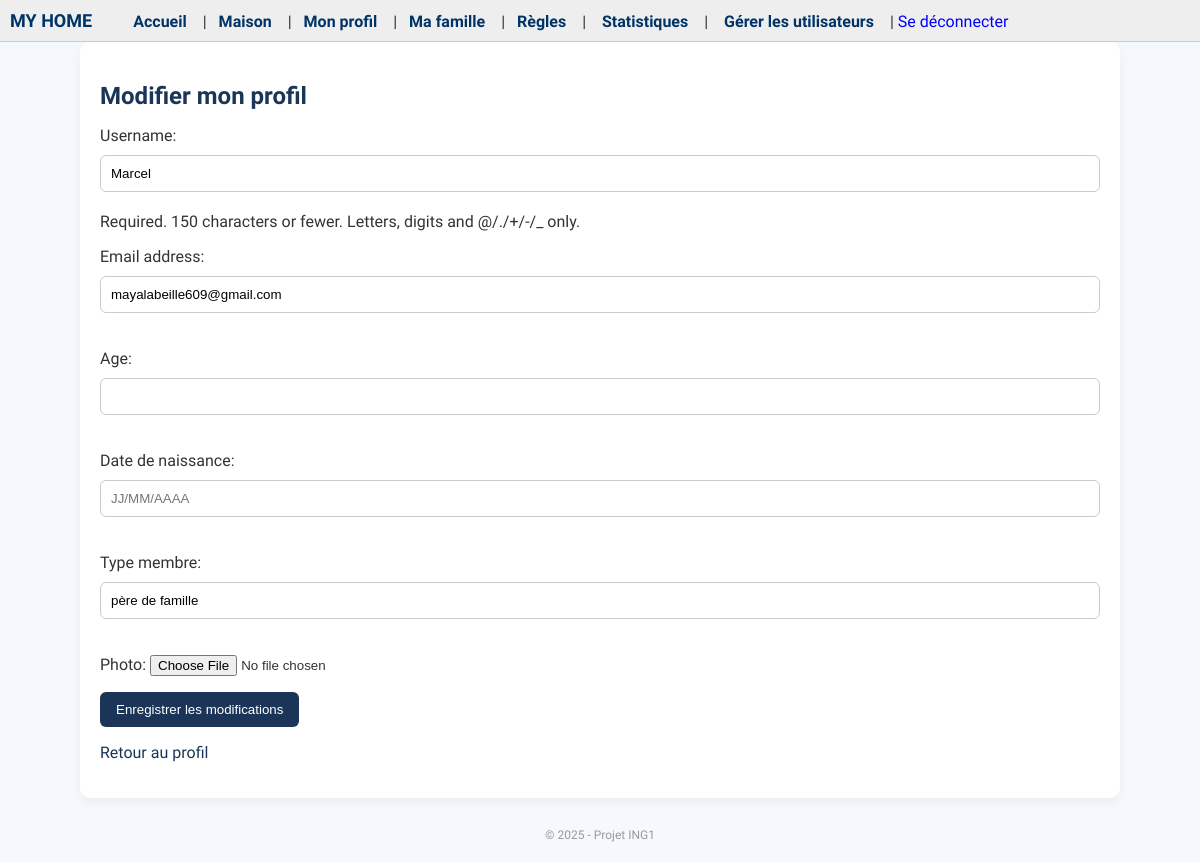
The page /modifier-profil/ (signed in) on the database as committed earlier.
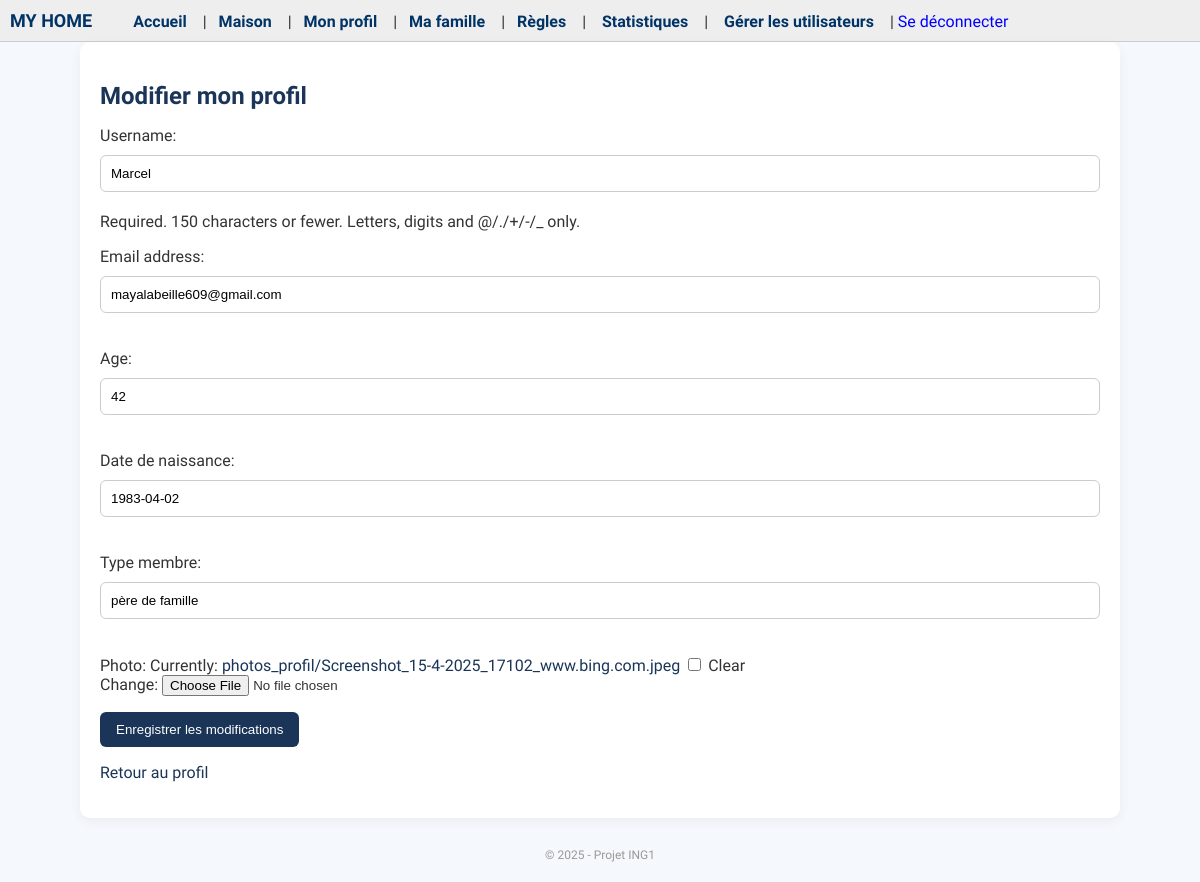
The same page on the database as committed later.
### users/models.py (models this page shows, shortened)
class User(AbstractUser):
    age = models.IntegerField(null=True, blank=True)
    birth_date = models.DateField(null=True, blank=True)
    type_membre = models.CharField(max_length=50, null=True, blank=True)
    niveau = models.CharField(max_length=15, default="débutant")
    points = models.FloatField(default=0.0)
    photo = models.ImageField(upload_to='photos_profil/', null=True, blank=True)  #
    est_valide = models.BooleanField(default=False)

### users/views.py (the view)
# urls.py: path('modifier-profil/', modifier_profil_view, name='modifier_profil'),
@login_required
def modifier_profil_view(request):
    utilisateur = request.user
    form = RegisterForm(request.POST or None, request.FILES or None, instance=utilisateur)
    if request.method == 'POST' and form.is_valid():
        form.save()
        messages.success(request, "Votre profil a bien été mis à jour.")
        return redirect('profil')
    return render(request, 'modifier_profil.html', {'form': form})

### users/forms.py
class RegisterForm(UserCreationForm):
    class Meta:
        model = User
        fields = [
            'username',
            'email',
            'age',
            'birth_date',
            'type_membre',
            'photo',
            'password1',
            'password2',
        ]
        labels = {
            'username': 'Pseudonyme',
            'email': 'Adresse e-mail',
            'age': 'Âge',
            'birth_date': 'Date de naissance',
            'type_membre': 'Type de membre',
            'photo': 'Photo de profil',
            'password1': 'Mot de passe',
            'password2': 'Confirmation du mot de passe',
        }

### templates/modifier_profil.html (shortened to what this page needs)
{% extends 'base.html' %}
{% block content %}
  <h2>Modifier mon profil</h2>
  <form method="POST" enctype="multipart/form-data">
    {{ form.as_p }}
    <button type="submit">Enregistrer les modifications</button>
  </form>
  <p><a href="{% url 'profil' %}">Retour au profil</a></p>
{% endblock %}

Rows that differ between the two databases and show on the page:
changed User "Marcel": age (not shown) → "42"; birth_date (not shown) → "1983-04-02"
Other text that changed with them:
form field as_p: (not shown) → "☐"
text no longer shown: "Username: Required. 150 characters or fewer. Letters, digits and @/./+/-/_ only. Email address: Age: Date de naissance: Type membre: Photo:"
text now shown: "Username: Required. 150 characters or fewer. Letters, digits and @/./+/-/_ only. Email address: Age: Date de naissance: Type membre: Photo: Currently: photos_profil/Screenshot_15-4-2025_17102_www.bing.com.jpeg Clear Change:"
